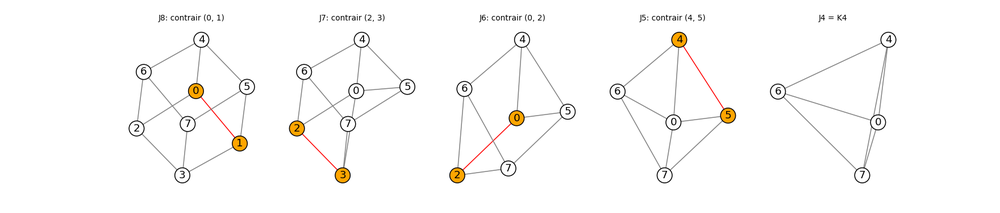
#> input picture Parte 3/tarefa_14_5/figs/m2_sequencia_cubo.png, 1000 x 213 px, shrunk from 1760 x 374 before the run
$ python gera_relatorio.py
#> lines starting #> are read from the running program, lines starting #| are printed output that depends on the picture
"""Gera relatorio.pdf (texto + figuras) so com matplotlib. Rode da raiz depois dos fig_*.py."""
import textwrap
import matplotlib
matplotlib.use("Agg")
import matplotlib.pyplot as plt
import matplotlib.image as mpimg
from matplotlib.backends.backend_pdf import PdfPages

PAGINA1 = """
Tarefa 14.5 — Teste de planaridade por contrações (relatório)

1. Representação
- Grafo: dict[int, set[int]]. contract(adj, x, y) devolve um grafo novo; o vértice contraído fica com o rótulo de x.
- Trilha: lista de (x, y, A, B) com A = N_J(x) − {y} e B = N_J(y) − {x}, registrados ANTES de contrair (14.1).
  Regra de desempate: primeira aresta contraível em ordem lexicográfica. A contraibilidade usa o Lema 11.11
  (G/xy é 3-conexo ⇔ nenhum {x, y, z} separa G), sem reconstruir G/xy.
- Faces: tuplas cíclicas, todas no mesmo sentido (cada dart (u, v) em exatamente uma face). O K4 final começa
  com (a,b,c) (a,c,d) (a,d,b) (b,d,c). Um juiz interno (check_embedding) confere darts, Euler e a rotação em
  cada vértice.
- Certificado: tk = (tipo, classes, caminhos) dentro de J_k. O modelo em G é obtido absorvendo os interiores
  dos caminhos e expandindo cada vértice de J_k pelos seus conjuntos de ramificação (branch_sets). Um
  conferidor independente (verify_minor, Def. 13.3) checa conjuntos não vazios, disjuntos, conexos e as
  arestas entre eles.
- Base de ciclos: vetores de F2^m guardados como inteiros (bit j = j-ésima aresta); posto por eliminação
  com XOR.

2. Decisões sobre as armadilhas e os pontos em aberto
- A não vem ordenado ao longo de C: interval_test ordena A pela posição em C antes de definir os arcos P_i.
- "B ⊆ V(P_i)" inclui os extremos (teste (pos(b) − s) mod L ≤ vão). Quando vários i servem, fica o primeiro.
- O vértice contraído z é o próprio x, então o ciclo C sai do encadeamento dos caminhos (z, p0..pk) das
  faces de z.
- Entrada não 3-conexa é rejeitada com um separador de ≤ 2 vértices (código de saída 2).
- Certificado: a tarefa fala em "contrações e remoções" sem dizer menor ou subdivisão. Devolvo um MENOR
  (modelo), porque em geral só ele existe em G (Ex. 13.7: o j137 dá um K5 com o conjunto {0, 1}).
  certificate_ops lista as remoções de vértices, as remoções de arestas internas fora de uma árvore geradora
  de cada conjunto, as contrações das árvores e, no K3,3, as remoções das arestas entre conjuntos do mesmo
  lado. Nos testes o grafo final é conferido por isomorfismo com K5 / K3,3.
- Nomes: no Tutte uso "borda" e "interior" para não confundir com os A, B de (14.1).
  W5 = wheel(4) (ciclo abcd + o).

3. Complexidade
- is_contractible: O(n(n + m)) (uma BFS para cada z). Achar uma aresta contraível custa no pior caso
  O(m·n(n + m)), mas na prática a primeira ou a segunda aresta testada já serve. A trilha tem n − 4 passos.
- Reconstrução: cada passo percorre as faces de z e o ciclo C, em O(n + m). Total O(n(n + m)).
- Tempos medidos: dodecaedro 0,002 s; planar aleatório com n = 40 em 0,02 s e com n = 60 em 0,06 s.
"""

PAGINA2 = """
4. Testes (todos passam: python -m mK_....test_mK e python test_integrador.py)

M1  Tabela do guia (W5: 4/8 contraíveis, prisma 3/9, K5−e 6/9, j137 9/11; separadores de P5, C5, K4
    subdividido e dois K4). Atlas n = 4..7: 1, 3, 17, 136 grafos 3-conexos, iguais ao networkx; 2196 arestas
    com contraibilidade igual a node_connectivity(G/xy) ≥ 3; mínimo de arestas contraíveis 4, 3, 5 (nunca 0,
    Teor. 11.12).
M2  Trilhas da tabela (W5, prisma, cubo, K5, K3,3, j137, Petersen, dodecaedro) iguais, também com um
    escolhedor feito só com networkx. Todo J_k é 3-conexo, uncontract de trás para frente devolve G
    exatamente e branch_sets particiona V(G). 156 grafos do atlas + 60 aleatórios de 8 a 13 vértices.
M3  As 9 linhas do teste de intervalo puro. Passo único no atlas: 788 passos (320 aceitos, 468 rejeitados,
    962 ignorados por H não planar), igual à referência, com as faces novas iguais às do networkx.
    Reconstrução do cubo passo a passo como na tabela; 6 faces no cubo e 12 pentágonos no dodecaedro.
    Rejeições de K5, K3,3, Petersen e j137 no passo e com o C esperados. Veredito em massa: atlas
    (planares/não planares) 4: 1/0, 5: 2/1, 6: 7/10, 7: 34/102, e 600 aleatórios de 8 a 13 vértices,
    sem divergência.
M4  Casos abstratos (a), (a), (b), (c). Nos 113 não planares do atlas, verify_minor aceita e as operações
    levam a um grafo isomorfo a K5/K3,3; casos 55 (c), 45 (a), 13 (b), igual à referência. Mais 237
    aleatórios. O conferidor rejeita conjunto vazio, conjuntos fundidos, conjunto desconexo e aresta
    faltando.
M5  W5, prisma, cubo, octaedro, K5−e e dodecaedro: m − n + 1 vetores, posto cheio, cada aresta em ≤ 2.
    Contrastes rejeitados: base fundamental do cubo e de K5 (uso 3), face repetida, vetor com grau ímpar.
    Força bruta (P5(d)): K4 e W5 têm base esparsa; K3,3 e K5 não.
M6  W_k com o centro na origem; cubo com os internos a distância 1/3 e menor curva 0,222; prisma e octaedro
    com as coordenadas do guia; dodecaedro com det L_II = 4,03·10^5 e menor curva 0,023; 200 planares
    aleatórios sem cruzamentos; contraexemplo com ciclo não periférico (dois vértices no mesmo ponto).
Integrador: atlas inteiro com faces iguais às do networkx e base verificada (planares) ou menor verificado
    (não planares); 900 aleatórios gnm 3-conexos (n = 8..13) e 440 planares + 440 com arestas extras
    (n = 5..15); os 9 arquivos de exemplos/ pela linha de comando.

Pergunta do checklist: trocar a regra de desempate das arestas muda o veredito ou o número de faces?
Não. O veredito vem do Lema 14.2, e o mergulho de um grafo 3-conexo é único (Whitney, Teor. 12.12).
Mudam só C, Ao, i e o certificado.
"""


def pagina_texto(pdf, texto):
    fig = plt.figure(figsize=(8.27, 11.69))
    linhas = []
    for l in texto.strip("\n").split("\n"):
        linhas += textwrap.wrap(l, 112, subsequent_indent="    ") or [""]
    fig.text(0.06, 0.96, "\n".join(linhas), va="top", ha="left", family="DejaVu Sans Mono", fontsize=7.8,
             linespacing=1.35)
    pdf.savefig(fig)
    plt.close(fig)


def pagina_figuras(pdf, arquivos, legendas):
    fig, axs = plt.subplots(len(arquivos), 1, figsize=(8.27, 11.69))
    for ax, arq, leg in zip(axs, arquivos, legendas):
        ax.imshow(mpimg.imread(arq))
        ax.axis("off")
        ax.set_title(leg, fontsize=9)
    plt.tight_layout()
    pdf.savefig(fig)
    plt.close(fig)


if __name__ == "__main__":
    with PdfPages("relatorio.pdf") as pdf:
        pagina_texto(pdf, PAGINA1)
        pagina_texto(pdf, PAGINA2)
        pagina_figuras(pdf, ["figs/m2_sequencia_cubo.png", "figs/m3_intervalo.png", "figs/m4_petersen.png"],
                       ["Trilha de contrações do cubo até o K4",
                        "Teste de intervalo no passo 9 do dodecaedro: B (azul) cabe no arco P_1 (laranja)",
                        "Petersen: menor K3,3, um conjunto de ramificação por cor"])
#> pass 2 of the loop in pagina_figuras, `for ax, arq, leg in zip(axs, arquivos, legendas):`:
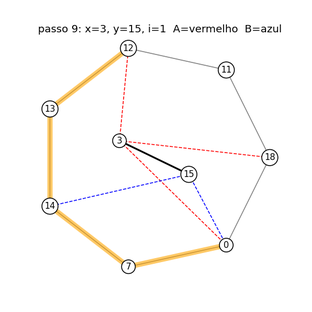
#> input picture Parte 3/tarefa_14_5/figs/m3_intervalo.png, 312 x 312 px, shrunk from 550 x 550 before the run
#> in pagina_figuras, `pdf.savefig(fig)`:
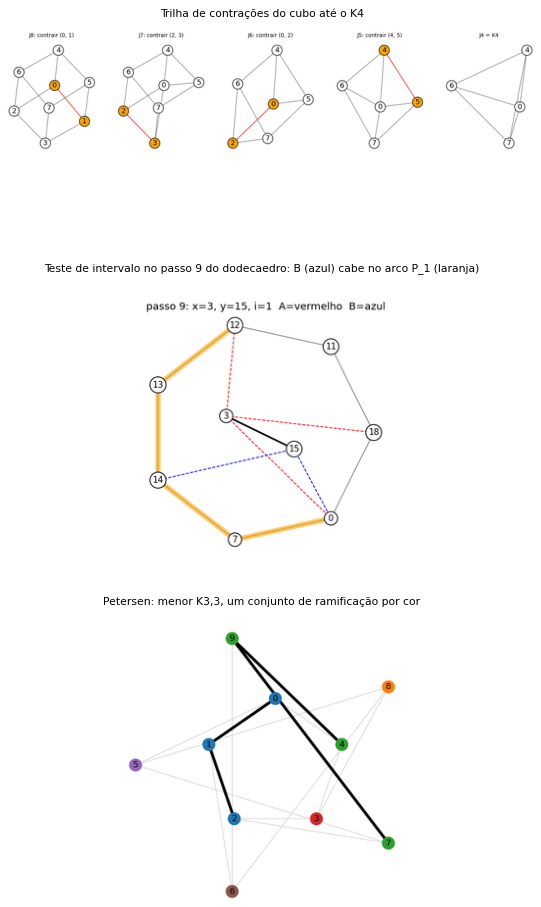
#> figure drawn by matplotlib, 3 panels
        pagina_figuras(pdf, ["figs/m5_uso_arestas.png", "figs/m6_tutte.png"],
                       ["Uso de cada aresta: base de faces (máx. 2) × base fundamental (máx. 3)",
                        "Desenho de Tutte do cubo e do dodecaedro"])
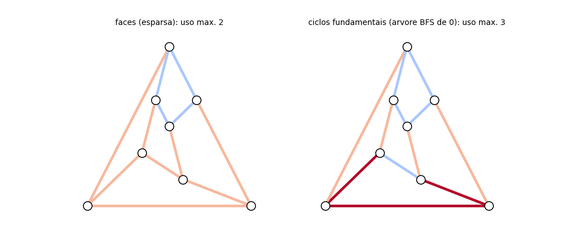
#> input picture Parte 3/tarefa_14_5/figs/m5_uso_arestas.png, 562 x 250 px, shrunk from 990 x 440 before the run
#> pass 2 of the loop in pagina_figuras, `for ax, arq, leg in zip(axs, arquivos, legendas):`:
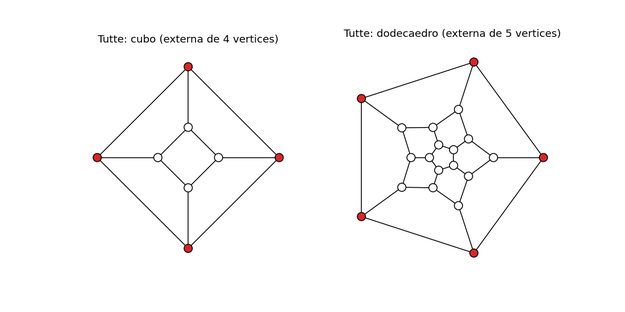
#> input picture Parte 3/tarefa_14_5/figs/m6_tutte.png, 625 x 312 px, shrunk from 1100 x 550 before the run
#> in pagina_figuras (call 2), `pdf.savefig(fig)`:
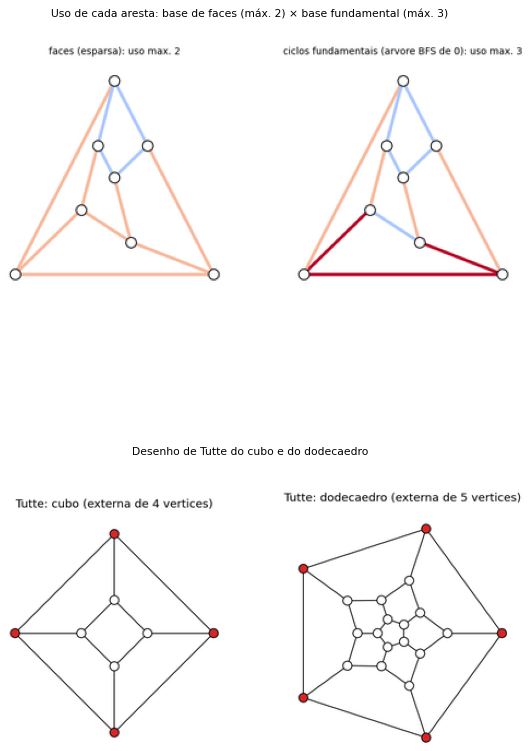
#> figure drawn by matplotlib, 2 panels
    print("relatorio.pdf gravado")
